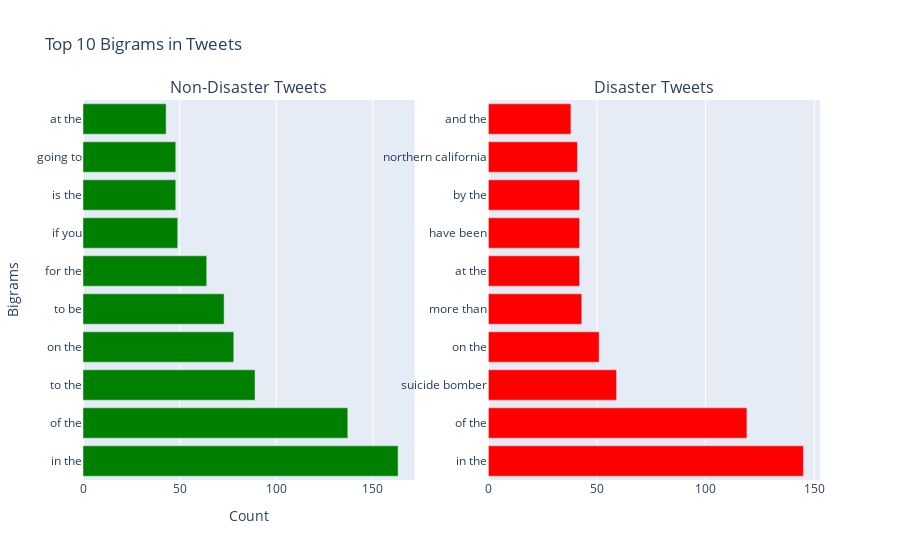

The notebook cell saved with this chart:
### Code cell
def get_top_tweet_bigrams(corpus, n=None):
    vec = CountVectorizer(ngram_range=(2, 2)).fit(corpus)
    bag_of_words = vec.transform(corpus)
    sum_words = bag_of_words.sum(axis=0) 
    words_freq = [(word, sum_words[0, idx]) for word, idx in vec.vocabulary_.items()]
    words_freq = sorted(words_freq, key=lambda x: x[1], reverse=True)
    return words_freq[:n]

# Create corpus for disaster and non-disaster tweets
non_disaster_corpus = train[train['target'] == 0]['text']
disaster_corpus = train[train['target'] == 1]['text']

# Get top bigrams
top_non_disaster_bigrams = get_top_tweet_bigrams(non_disaster_corpus, 10)
top_disaster_bigrams = get_top_tweet_bigrams(disaster_corpus, 10)

# Prepare data for plotting
x_non_disaster, y_non_disaster = map(list, zip(*top_non_disaster_bigrams))
x_disaster, y_disaster = map(list, zip(*top_disaster_bigrams))

# Create subplots
fig = make_subplots(rows=1, cols=2, subplot_titles=('Non-Disaster Tweets', 'Disaster Tweets'))

# Add bar chart for non-disaster tweets
fig.add_trace(go.Bar(x=y_non_disaster, y=x_non_disaster, orientation='h', name='Non-Disaster', marker_color='green'), row=1, col=1)

# Add bar chart for disaster tweets
fig.add_trace(go.Bar(x=y_disaster, y=x_disaster, orientation='h', name='Disaster', marker_color='red'), row=1, col=2)

# Update layout
fig.update_layout(title_text='Top 10 Bigrams in Tweets',
                  xaxis_title='Count',
                  yaxis_title='Bigrams',
                  showlegend=False)

fig.show()

### Figure 1 — Plotly figure (JSON) as saved in the notebook; plotly's stock layout.template omitted (floating-point values rounded to 4 significant figures)
{"data": [{"marker": {"color": "green"}, "name": "Non-Disaster", "orientation": "h", "type": "bar", "x": [163, 137, 89, 78, 73, 64, 49, 48, 48, 43], "xaxis": "x", "y": ["in the", "of the", "to the", "on the", "to be", "for the", "if you", "is the", "going to", "at the"], "yaxis": "y"}, {"marker": {"color": "red"}, "name": "Disaster", "orientation": "h", "type": "bar", "x": [145, 119, 59, 51, 43, 42, 42, 42, 41, 38], "xaxis": "x2", "y": ["in the", "of the", "suicide bomber", "on the", "more than", "at the", "have been", "by the", "northern california", "and the"], "yaxis": "y2"}], "layout": {"annotations": [{"font": {"size": 16}, "showarrow": false, "text": "Non-Disaster Tweets", "x": 0.225, "xanchor": "center", "xref": "paper", "y": 1, "yanchor": "bottom", "yref": "paper"}, {"font": {"size": 16}, "showarrow": false, "text": "Disaster Tweets", "x": 0.775, "xanchor": "center", "xref": "paper", "y": 1, "yanchor": "bottom", "yref": "paper"}], "showlegend": false, "title": {"text": "Top 10 Bigrams in Tweets"}, "xaxis": {"anchor": "y", "domain": [0, 0.45], "title": {"text": "Count"}}, "xaxis2": {"anchor": "y2", "domain": [0.55, 1]}, "yaxis": {"anchor": "x", "domain": [0, 1], "title": {"text": "Bigrams"}}, "yaxis2": {"anchor": "x2", "domain": [0, 1]}}}
